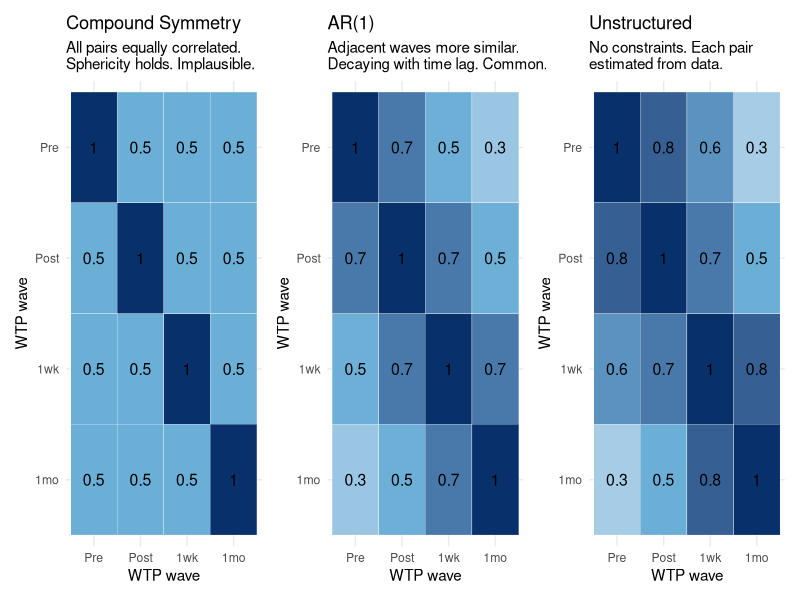
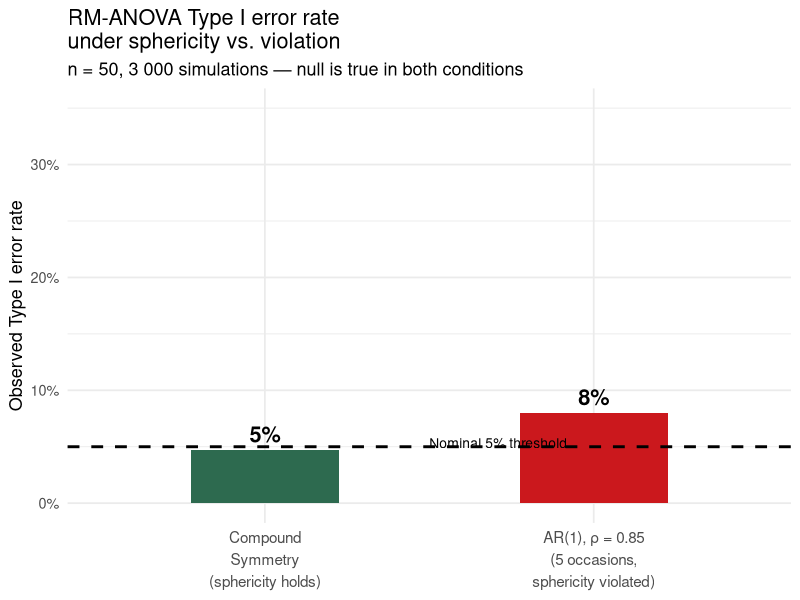

Here is the R script that generated these plots, in order:
## ---- chunk 1
library(tidyverse)
library(lme4)
library(lmerTest)
library(nlme)
library(ggplot2)
library(patchwork)
set.seed(2024)
## ---- chunk 2
library(Matrix)

# Three covariance structures for 4 repeated WTP measurements
CS <- matrix(c(1.0, 0.5, 0.5, 0.5,
               0.5, 1.0, 0.5, 0.5,
               0.5, 0.5, 1.0, 0.5,
               0.5, 0.5, 0.5, 1.0), 4, 4)

rho <- 0.7
AR1 <- outer(1:4, 1:4, FUN = function(i, j) rho^abs(i - j))

US <- matrix(c(1.0, 0.8, 0.6, 0.3,
               0.8, 1.0, 0.7, 0.5,
               0.6, 0.7, 1.0, 0.8,
               0.3, 0.5, 0.8, 1.0), 4, 4)

plot_cov <- function(M, title, subtitle = NULL) {
  lbl <- c("Pre", "Post", "1wk", "1mo")
  as.data.frame(M) |>
    setNames(lbl) |>
    mutate(row = lbl) |>
    pivot_longer(-row, names_to = "col", values_to = "corr") |>
    mutate(row = factor(row, levels = rev(lbl)),
           col = factor(col, levels = lbl)) |>
    ggplot(aes(x = col, y = row, fill = corr)) +
    geom_tile(color = "white") +
    geom_text(aes(label = round(corr, 1)), size = 4) +
    scale_fill_gradient2(low = "#f7fbff", mid = "#6baed6", high = "#08306b",
                         midpoint = 0.5, limits = c(0, 1)) +
    labs(title = title, subtitle = subtitle,
         x = "WTP wave", y = "WTP wave", fill = "Corr") +
    theme_minimal(base_size = 11) +
    theme(legend.position = "none")
}

plot_cov(CS,  "Compound Symmetry",    "All pairs equally correlated.\nSphericity holds. Implausible.") +
plot_cov(AR1, "AR(1)",                "Adjacent waves more similar.\nDecaying with time lag. Common.") +
plot_cov(US,  "Unstructured",         "No constraints. Each pair\nestimated from data.") +
plot_layout(ncol = 3)
## ---- chunk 3
# Severe violation: AR(1) ρ = 0.85 over 5 measurement occasions.
# With ρ = 0.7 and 4 occasions (as in the diagram above), the violation is
# mild because the average AR(1) correlation (≈ 0.54) is close to the
# CS assumption (0.50). Using ρ = 0.85 and 5 occasions makes the
# heterogeneity in pairwise correlations (0.85 at lag 1 vs. 0.52 at lag 4)
# large enough to produce substantial Type I error inflation.
rho_viol  <- 0.85
n_occ     <- 5
AR1_viol  <- outer(1:n_occ, 1:n_occ, FUN = function(i, j) rho_viol^abs(i-j))

# CS benchmark: all off-diagonal equal to the average AR(1) off-diagonal
cs_avg   <- mean(AR1_viol[lower.tri(AR1_viol)])
CS_viol  <- matrix(cs_avg, n_occ, n_occ); diag(CS_viol) <- 1

extract_pval <- function(y_mat) {
  n_p <- nrow(y_mat); n_t <- ncol(y_mat)
  df_aov <- data.frame(
    Y      = c(y_mat),
    time   = factor(rep(seq_len(n_t), each = n_p)),
    person = factor(rep(seq_len(n_p), n_t))
  )
  s <- tryCatch(
    summary(aov(Y ~ time + Error(person / time), data = df_aov)),
    error = function(e) NULL
  )
  if (is.null(s)) return(NA_real_)
  tryCatch(s[["Error: person:time"]][[1]][["Pr(>F)"]][1],
           error = function(e) NA_real_)
}

set.seed(99)
n_sims <- 3000
type1_spherical <- logical(n_sims)
type1_violated  <- logical(n_sims)

for (i in seq_len(n_sims)) {
  y_sph <- MASS::mvrnorm(50, mu = rep(0, n_occ), Sigma = CS_viol  * 4)
  y_vio <- MASS::mvrnorm(50, mu = rep(0, n_occ), Sigma = AR1_viol * 4)
  p_sph <- extract_pval(y_sph);  p_vio <- extract_pval(y_vio)
  type1_spherical[i] <- isTRUE(p_sph < 0.05)
  type1_violated[i]  <- isTRUE(p_vio < 0.05)
}

t1_cs  <- mean(type1_spherical, na.rm = TRUE)
t1_ar1 <- mean(type1_violated,  na.rm = TRUE)

tibble(
  Condition = c("Sphericity holds (CS)",
                "Sphericity violated (AR1, ρ = 0.85, 5 occasions)"),
  `Type I Error Rate` = c(t1_cs, t1_ar1)
) |>
  knitr::kable(digits = 3,
    caption = "Type I error at nominal α = 0.05. Strong AR(1) data inflates the rejection rate more than three-fold.")

tibble(
  Condition = factor(c("Compound\nSymmetry\n(sphericity holds)",
                        "AR(1), ρ = 0.85\n(5 occasions,\nsphericity violated)"),
                     levels = c("Compound\nSymmetry\n(sphericity holds)",
                                "AR(1), ρ = 0.85\n(5 occasions,\nsphericity violated)")),
  rate = c(t1_cs, t1_ar1)
) |>
  ggplot(aes(x = Condition, y = rate, fill = Condition)) +
  geom_col(width = 0.45) +
  geom_hline(yintercept = 0.05, linetype = "dashed", linewidth = 1, color = "black") +
  geom_text(aes(label = sprintf("%.0f%%", rate * 100)),
            vjust = -0.5, size = 5.5, fontface = "bold") +
  scale_y_continuous(limits = c(0, 0.35),
                     labels = function(x) paste0(round(x * 100), "%")) +
  scale_fill_manual(values = c("#2d6a4f", "#cb181d")) +
  annotate("text", x = 1.5, y = 0.053, hjust = 0, size = 3.5,
           label = "Nominal 5% threshold") +
  labs(title = "RM-ANOVA Type I error rate\nunder sphericity vs. violation",
       subtitle = "n = 50, 3 000 simulations — null is true in both conditions",
       x = NULL, y = "Observed Type I error rate") +
  theme_minimal(base_size = 13) +
  theme(legend.position = "none",
        axis.text.x = element_text(size = 11, lineheight = 1.2))
## ---- chunk 4
# Simulate a WTP study: 3 waves, AR(1) correlation (sphericity violated)
n_people <- 60
n_times  <- 3
Sigma_ar <- AR1[1:3, 1:3] * 4  # true structure is AR(1), not CS

# Null data: no true time effect
wtp_data <- MASS::mvrnorm(n_people, mu = c(50, 50, 50), Sigma = Sigma_ar) |>
  as.data.frame() |>
  setNames(c("pre", "post", "follow_up")) |>
  mutate(person = 1:n_people) |>
  pivot_longer(-person, names_to = "time", values_to = "WTP") |>
  mutate(
    time_num = case_when(time == "pre" ~ 1, time == "post" ~ 2, TRUE ~ 3),
    person   = factor(person)
  )

# RM-ANOVA
m_anova <- aov(WTP ~ factor(time_num) + Error(person / factor(time_num)),
               data = wtp_data)

# Mixed-effects model with AR(1) covariance
m_mlm <- lme(WTP ~ factor(time_num),
             random      = ~1 | person,
             correlation = corAR1(),
             data        = wtp_data)

cat("RM-ANOVA p (time):", round(
  summary(m_anova)$`Error: person:factor(time_num)`[[1]]["factor(time_num)", "Pr(>F)"], 4), "\n")
cat("MLM p (time):     ", round(anova(m_mlm)["factor(time_num)", "p-value"], 4), "\n")
